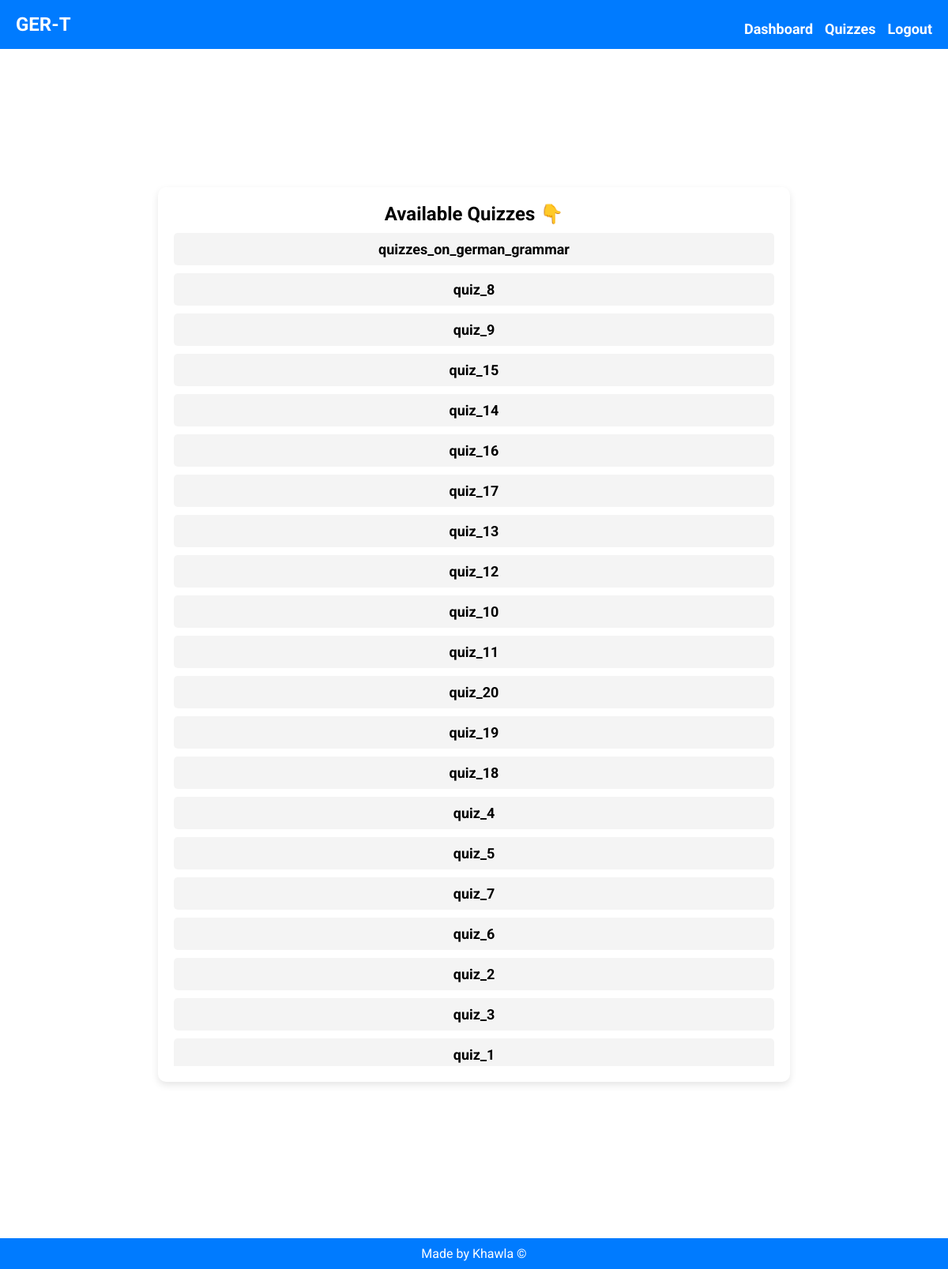
/quizzes/ (signed in), run on the app's committed database.
### quiz/models.py (models this page shows, shortened)
class Quiz(models.Model):
    name = models.CharField(max_length=255)
    description = models.TextField()

### quiz/views.py (the view)
# urls.py: path('quizzes/', Quizzes, name='quiz_list'),
def Quizzes(request):
    quizzes = Quiz.objects.all()  # Fetch all quizzes from the database
    return render(request, 'quiz/quiz_list.html', {'quizzes': quizzes})

### templates/quiz/quiz_list.html
{% extends 'base.html' %}
{% block content %}
  <div class="quiz-list-container">
    <h2>Available Quizzes 👇</h2>
    <ul class="quiz-list">
      {% for quiz in quizzes %}
        <li>
          <a href="{% url 'take_quiz' quiz.id %}">{{ quiz.name }}</a>
        </li>
      {% empty %}
        <li>No quizzes available.</li>
      {% endfor %}
    </ul>
  </div>
{% endblock %}

### quiz/static/styles.css (style rules this page uses)
* { box-sizing: border-box; margin: 0; padding: 0; }
body { font-family: 'Roboto', sans-serif; margin: 0; padding: 0; width: 100%; height: 100vh; overflow: hidden; }
.quiz-list-container { width: 800px; margin: 50px auto; text-align: center; background: #fff; padding: 20px; border-radius: 10px; box-shadow: 0 4px 10px rgba(0, 0, 0, 0.1); }
.quiz-list { height: calc(70vh - 60px); overflow-y: scroll; list-style: none; padding: 0; }
.quiz-list li { margin: 10px 0; padding: 10px; background: #f4f4f4; border-radius: 5px; transition: background 0.3s ease; }
.quiz-list li a { text-decoration: none; font-size: 18px; color: black; font-weight: bold; }

### data on the page
Quiz: name "quizzes_on_german_grammar"
Quiz: name "quiz_8"
Quiz: name "quiz_9"
Quiz: name "quiz_15"
Quiz: name "quiz_14"
Quiz: name "quiz_16"
Quiz: name "quiz_17"
Quiz: name "quiz_13"
Quiz: name "quiz_12"
Quiz: name "quiz_10"
Quiz: name "quiz_11"
Quiz: name "quiz_20"
Quiz: name "quiz_19"
Quiz: name "quiz_18"
Quiz: name "quiz_4"
Quiz: name "quiz_5"
Quiz: name "quiz_7"
Quiz: name "quiz_6"
Quiz: name "quiz_2"
Quiz: name "quiz_3"
Quiz: name "quiz_1"
